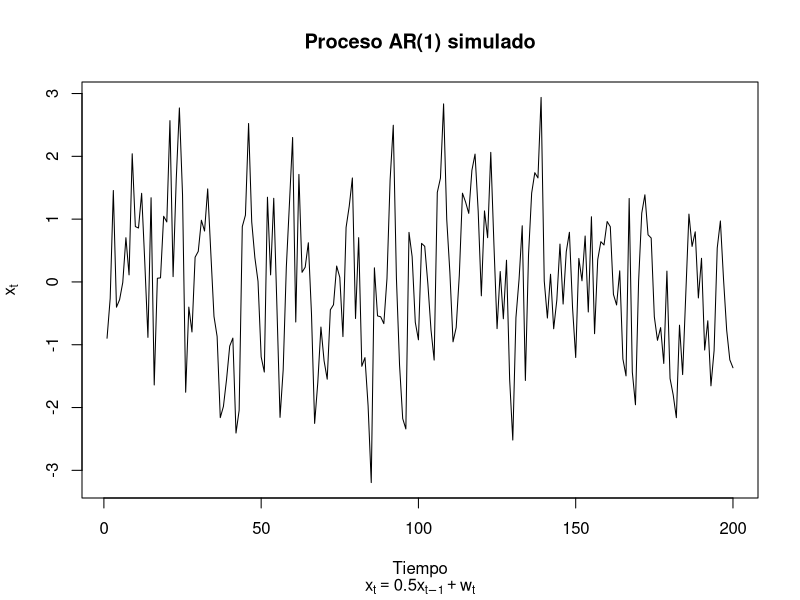

Write the R code that produced this figure.
#Simula un proceso AR(1) de la forma x[t] = 0.5 * x[t-1] + w[t] para t = 1, 2, ..., 200 y muestra gráficamente la serie de tiempo obtenida
set.seed(2)
x <- w <- rnorm(200)
for(t in 2:200) x[t] <- 0.5 * x[t-1] + w[t]
plot(x, type = "l", xlab = "", ylab = "")
title(main = "Proceso AR(1) simulado",
      xlab = "Tiempo",
      ylab = expression(x[t]),
      sub = expression(x[t]==0.5*x[t-1]+w[t]))

#Obtén el correlograma y el correlograma parcial del proceso AR(1) simulado

#Ajusta un modelo autorregresivo a la serie simulada utilizando la función ar, observa el orden del modelo y el parámetro estimado (los parámetros estimados)